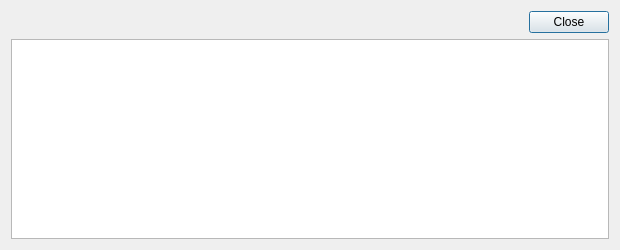
<?xml version="1.0" encoding="UTF-8"?>
<ui version="4.0">
 <class>TransactionDescDialog</class>
 <widget class="QDialog" name="TransactionDescDialog">
  <property name="geometry">
   <rect>
    <x>0</x>
    <y>0</y>
    <width>620</width>
    <height>250</height>
   </rect>
  </property>
  <property name="windowTitle">
   <string>Transaction details</string>
  </property>
  <layout class="QVBoxLayout" name="verticalLayout">
   <item>
    <widget class="QDialogButtonBox" name="buttonBox">
     <property name="orientation">
      <enum>Qt::Horizontal</enum>
     </property>
     <property name="standardButtons">
      <set>QDialogButtonBox::Close</set>
     </property>
    </widget>
   </item>
   <item>
    <widget class="QTextEdit" name="detailText">
     <property name="toolTip">
      <string>This pane shows a detailed description of the transaction</string>
     </property>
     <property name="readOnly">
      <bool>true</bool>
     </property>
    </widget>
   </item>
  </layout>
 </widget>
 <resources/>
 <connections>
  <connection>
   <sender>buttonBox</sender>
   <signal>accepted()</signal>
   <receiver>TransactionDescDialog</receiver>
   <slot>accept()</slot>
   <hints>
    <hint type="sourcelabel">
     <x>248</x>
     <y>254</y>
    </hint>
    <hint type="destinationlabel">
     <x>157</x>
     <y>274</y>
    </hint>
   </hints>
  </connection>
  <connection>
   <sender>buttonBox</sender>
   <signal>rejected()</signal>
   <receiver>TransactionDescDialog</receiver>
   <slot>reject()</slot>
   <hints>
    <hint type="sourcelabel">
     <x>316</x>
     <y>260</y>
    </hint>
    <hint type="destinationlabel">
     <x>286</x>
     <y>274</y>
    </hint>
   </hints>
  </connection>
 </connections>
</ui>
